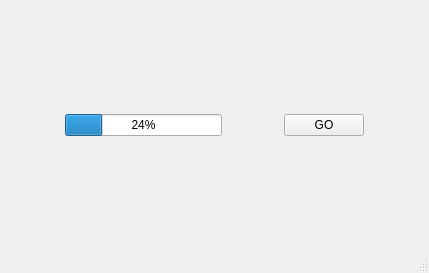
<?xml version="1.0" encoding="UTF-8"?>
<ui version="4.0">
 <class>MainWindow</class>
 <widget class="QMainWindow" name="MainWindow">
  <property name="geometry">
   <rect>
    <x>0</x>
    <y>0</y>
    <width>429</width>
    <height>273</height>
   </rect>
  </property>
  <property name="windowTitle">
   <string>MainWindow</string>
  </property>
  <widget class="QWidget" name="centralwidget">
   <layout class="QGridLayout" name="gridLayout">
    <item row="0" column="0">
     <layout class="QHBoxLayout" name="horizontalLayout">
      <item>
       <widget class="QWidget" name="widget" native="true">
        <property name="minimumSize">
         <size>
          <width>50</width>
          <height>0</height>
         </size>
        </property>
       </widget>
      </item>
      <item>
       <widget class="QProgressBar" name="progressBar">
        <property name="value">
         <number>24</number>
        </property>
       </widget>
      </item>
      <item>
       <widget class="QWidget" name="widget_3" native="true">
        <property name="minimumSize">
         <size>
          <width>50</width>
          <height>0</height>
         </size>
        </property>
       </widget>
      </item>
      <item>
       <widget class="QPushButton" name="pushButton">
        <property name="text">
         <string>GO</string>
        </property>
       </widget>
      </item>
      <item>
       <widget class="QWidget" name="widget_2" native="true">
        <property name="minimumSize">
         <size>
          <width>50</width>
          <height>0</height>
         </size>
        </property>
       </widget>
      </item>
     </layout>
    </item>
   </layout>
  </widget>
  <widget class="QMenuBar" name="menubar">
   <property name="geometry">
    <rect>
     <x>0</x>
     <y>0</y>
     <width>429</width>
     <height>21</height>
    </rect>
   </property>
  </widget>
  <widget class="QStatusBar" name="statusbar"/>
 </widget>
 <resources/>
 <connections/>
</ui>
